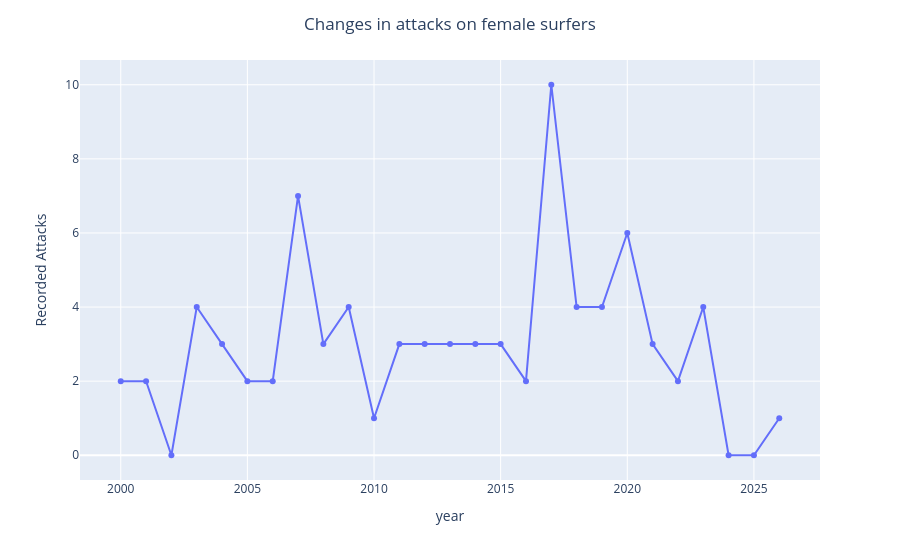

The cell this chart's notebook holds for it:
### Code cell
def fig_female_surfing_trend():
    g = female_surfing_by_year()
    fig = px.line(g, x="year", y="counts", markers=True)
    fig.update_xaxes(title_text="year")
    fig.update_yaxes(title_text="Recorded Attacks")
    fig.update_layout(title=dict(text="Changes in attacks on female surfers", x=0.5))
    return fig

fig_female_surfing_trend()

### Figure 1 — Plotly figure (JSON) as saved in the notebook; plotly's stock layout.template omitted (floating-point values rounded to 4 significant figures)
{"data": [{"hovertemplate": "year=%{x}<br>counts=%{y}<extra></extra>", "legendgroup": "", "line": {"color": "#636efa", "dash": "solid"}, "marker": {"symbol": "circle"}, "mode": "lines+markers", "name": "", "orientation": "v", "showlegend": false, "type": "scatter", "x": [2000, 2001, 2002, 2003, 2004, 2005, 2006, 2007, 2008, 2009, 2010, 2011, 2012, 2013, 2014, 2015, 2016, 2017, 2018, 2019, 2020, 2021, 2022, 2023, 2024, 2025, 2026], "xaxis": "x", "y": [2, 2, 0, 4, 3, 2, 2, 7, 3, 4, 1, 3, 3, 3, 3, 3, 2, 10, 4, 4, 6, 3, 2, 4, 0, 0, 1], "yaxis": "y"}], "layout": {"legend": {"tracegroupgap": 0}, "margin": {"t": 60}, "title": {"text": "Changes in attacks on female surfers", "x": 0.5}, "xaxis": {"anchor": "y", "domain": [0, 1], "title": {"text": "year"}}, "yaxis": {"anchor": "x", "domain": [0, 1], "title": {"text": "Recorded Attacks"}}}}
